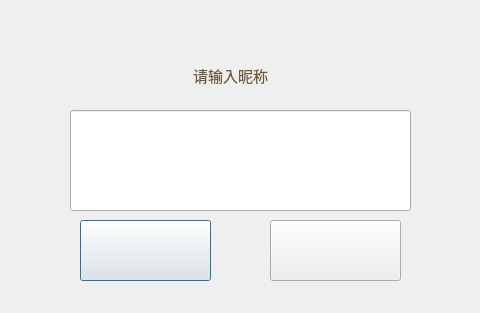
<?xml version="1.0" encoding="UTF-8"?>
<ui version="4.0">
 <class>InputNameDialog</class>
 <widget class="QDialog" name="InputNameDialog">
  <property name="geometry">
   <rect>
    <x>0</x>
    <y>0</y>
    <width>480</width>
    <height>313</height>
   </rect>
  </property>
  <property name="windowTitle">
   <string>输入昵称</string>
  </property>
  <property name="styleSheet">
   <string notr="true">border-image: url(:/images/input_name_background.png);</string>
  </property>
  <property name="fixedSize" stdset="0">
   <size>
    <width>300</width>
    <height>150</height>
   </size>
  </property>
  <widget class="QLabel" name="label">
   <property name="geometry">
    <rect>
     <x>140</x>
     <y>40</y>
     <width>181</width>
     <height>71</height>
    </rect>
   </property>
   <property name="font">
    <font>
     <family>华文隶书</family>
    </font>
   </property>
   <property name="styleSheet">
    <string notr="true">border-image: url(:/images/inputname1.png);</string>
   </property>
   <property name="text">
    <string>&lt;html&gt;&lt;head/&gt;&lt;body&gt;&lt;p align=&quot;center&quot;&gt;&lt;span style=&quot; font-size:11pt; color:#6f5735;&quot;&gt;请输入昵称&lt;/span&gt;&lt;/p&gt;&lt;/body&gt;&lt;/html&gt;</string>
   </property>
  </widget>
  <widget class="QLineEdit" name="nameInput">
   <property name="geometry">
    <rect>
     <x>70</x>
     <y>110</y>
     <width>341</width>
     <height>101</height>
    </rect>
   </property>
   <property name="font">
    <font>
     <family>华文隶书</family>
     <pointsize>16</pointsize>
    </font>
   </property>
   <property name="toolTip">
    <string>&lt;html&gt;&lt;head/&gt;&lt;body&gt;&lt;p align=&quot;center&quot;&gt;&lt;br/&gt;&lt;/p&gt;&lt;/body&gt;&lt;/html&gt;</string>
   </property>
   <property name="whatsThis">
    <string>&lt;html&gt;&lt;head/&gt;&lt;body&gt;&lt;p align=&quot;center&quot;&gt;&lt;span style=&quot; font-size:20pt;&quot;&gt;&lt;br/&gt;&lt;/span&gt;&lt;/p&gt;&lt;/body&gt;&lt;/html&gt;</string>
   </property>
   <property name="styleSheet">
    <string notr="true">border-image: url(:/images/inputname2.png);</string>
   </property>
   <property name="text">
    <string>                  </string>
   </property>
  </widget>
  <widget class="QPushButton" name="confirmBtn">
   <property name="geometry">
    <rect>
     <x>80</x>
     <y>220</y>
     <width>131</width>
     <height>61</height>
    </rect>
   </property>
   <property name="styleSheet">
    <string notr="true">border-image: url(:/images/yes.png);</string>
   </property>
   <property name="text">
    <string/>
   </property>
  </widget>
  <widget class="QPushButton" name="cancelBtn">
   <property name="geometry">
    <rect>
     <x>270</x>
     <y>220</y>
     <width>131</width>
     <height>61</height>
    </rect>
   </property>
   <property name="styleSheet">
    <string notr="true">border-image: url(:/images/cancel.png);</string>
   </property>
   <property name="text">
    <string/>
   </property>
  </widget>
 </widget>
 <resources/>
 <connections/>
</ui>
